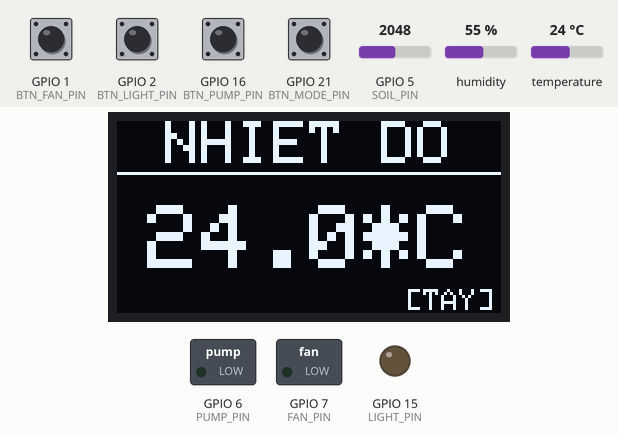
This program was run on a simulated ESP32-S3. Parts: 128×64 one-colour display, switched loads named in the program (green lamp = pin HIGH), output pins drawn as LEDs (lit = HIGH). Inputs (shaded band) come from the test bench; at power-on: GPIO 1 (BTN_FAN_PIN), GPIO 2 (BTN_LIGHT_PIN), GPIO 16 (BTN_PUMP_PIN), GPIO 21 (BTN_MODE_PIN) HIGH, GPIO 5 (SOIL_PIN) = 2048, humidity 55 %, temperature 24 °C. WiFi joins after 1.5 s; servers stay silent unless stated; random numbers use the default seed unless the program sets one; no MQTT or app messages arrive unless stated; what the program prints to the serial monitor is not drawn.

Above: at 1.7 s.
1.8 s: GPIO 21 (BTN_MODE_PIN) pulled LOW for 0.15 s
At 3.4 s:
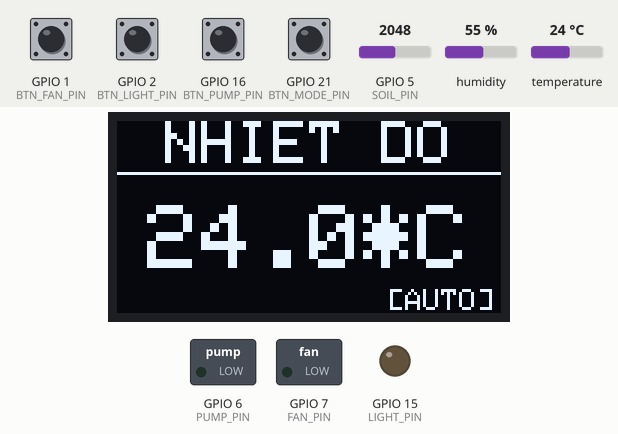
12.8 s: GPIO 21 (BTN_MODE_PIN) pulled LOW for 0.15 s
At 17.7 s:
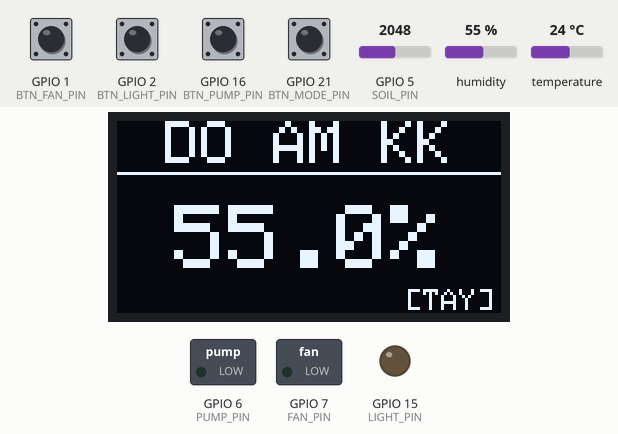
23.8 s: GPIO 1 (BTN_FAN_PIN) pulled LOW for 1 s
At 25.2 s:
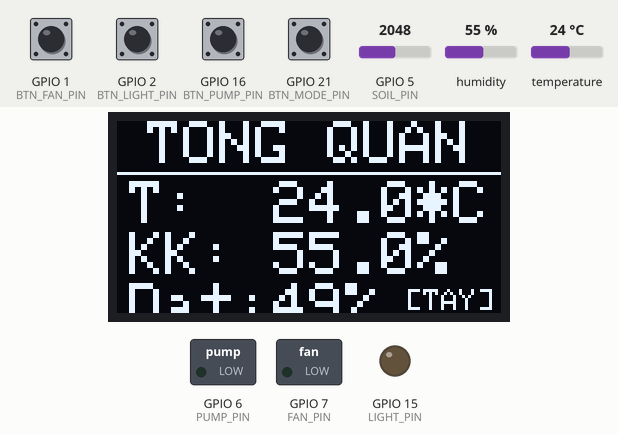
26.3 s: GPIO 2 (BTN_LIGHT_PIN) pulled LOW for 0.15 s
At 33.4 s:
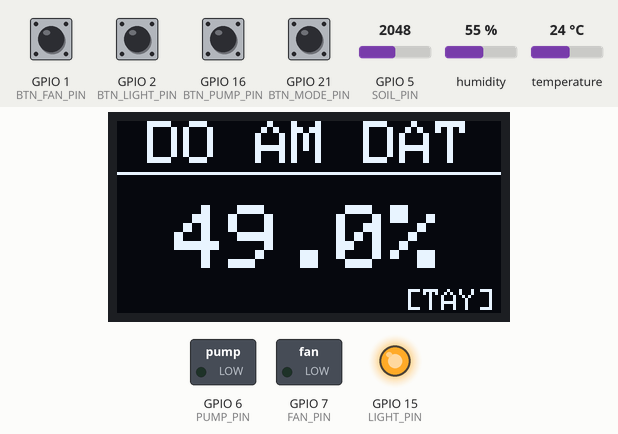
36.7 s: GPIO 16 (BTN_PUMP_PIN) pulled LOW for 0.15 s
At 37.1 s:
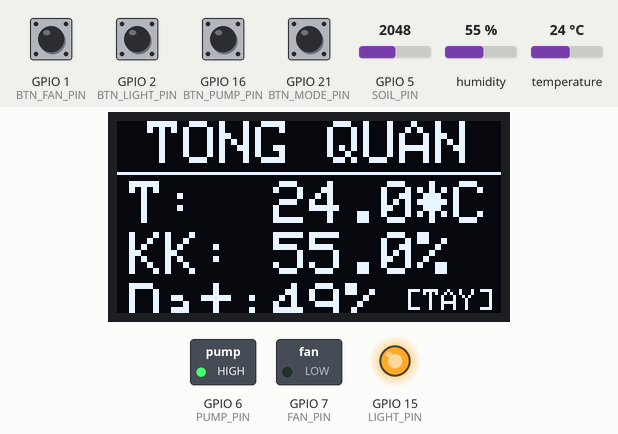
47.7 s: GPIO 1 (BTN_FAN_PIN) pulled LOW for 0.15 s
At 49.1 s:
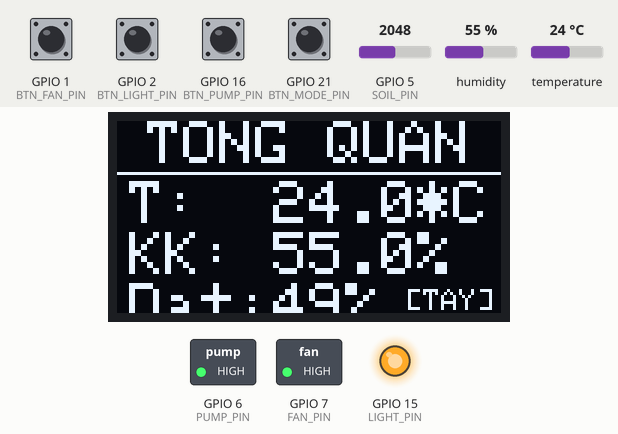
Timing chart, 0 to 50.7 s (numbered marks = the images above; inputs shaded):
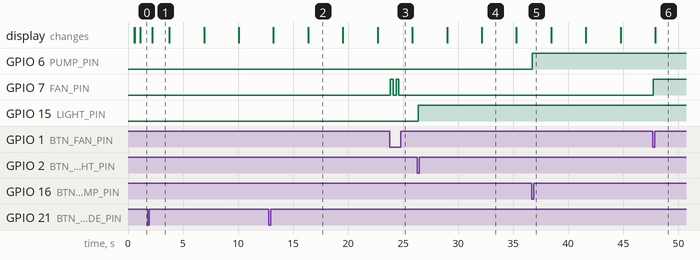

Measured:
- after the input at 23.8 s, GPIO 7 (FAN_PIN): alternates HIGH for 0.25 s and LOW for 0.27 s, 4 changes in all, then stays LOW, starting at once
- after the input at 26.3 s, GPIO 15 (LIGHT_PIN): LOW → HIGH after 0.06 s
- after the input at 36.7 s, GPIO 6 (PUMP_PIN): LOW → HIGH after 0.05 s
- after the input at 47.7 s, GPIO 7 (FAN_PIN): LOW → HIGH at once
- what the display in image 1 shows lasts 1.6 s, from 2.2 s to 3.8 s
- what the display in image 2 shows lasts 3.1 s, from 16.4 s to 19.5 s

The program:

main.cpp
```cpp
#include <Arduino.h>
#include "config.h"
#include "globals.h"
#include "relay_control.h"
#include "display_task.h"
#include "sensor_task.h"
#include "mqtt_handler.h"
#include "button_handler.h"
#include "wifi_manager.h"

SemaphoreHandle_t xMutex;
float g_temp = 0.0;
float g_hum = 0.0;
float g_soil = 0.0;
bool  g_pump_state = false;
bool  g_fan_state = false;
bool  g_light_state = false;
OperationMode g_mode = MODE_MANUAL;
unsigned long pump_off_time = 0;
bool pump_timer_active = false;

WiFiClient espClient;
PubSubClient client(espClient);

static TaskHandle_t TaskSensorHandle;
static TaskHandle_t TaskDisplayHandle;
static TaskHandle_t TaskMQTTHandle;
static TaskHandle_t TaskButtonHandle;

void setup() {
  Serial.begin(115200);
  initRelays();
  initButtons();
  initDisplay();
  initSensors();

  xMutex = xSemaphoreCreateMutex();

  // ESP32-S3 là Dual-Core, tận dụng xTaskCreatePinnedToCore
  xTaskCreatePinnedToCore(TaskSensor,  "TaskSensor",  4096, NULL, 1, &TaskSensorHandle, 1);
  xTaskCreatePinnedToCore(TaskDisplay, "TaskDisplay", 4096, NULL, 1, &TaskDisplayHandle, 1);
  xTaskCreatePinnedToCore(TaskButton,  "TaskButton",  4096, NULL, 1, &TaskButtonHandle, 1);
  xTaskCreatePinnedToCore(TaskMQTT,    "TaskMQTT",    8192, NULL, 2, &TaskMQTTHandle, 0); // Core 0 chuyên xử lý mạng
}

void loop() {
  vTaskDelay(portMAX_DELAY);
}
```

button_handler.cpp
```cpp
#include "button_handler.h"
#include "config.h"
#include "globals.h"
#include "relay_control.h"
#include "mqtt_handler.h"

static unsigned long lastPress[4] = {0, 0, 0, 0};

void initButtons() {
  pinMode(BTN_PUMP_PIN,  INPUT_PULLUP);
  pinMode(BTN_FAN_PIN,   INPUT_PULLUP);
  pinMode(BTN_LIGHT_PIN, INPUT_PULLUP);
  pinMode(BTN_MODE_PIN,  INPUT_PULLUP);
}

static bool debounce(int index) {
  unsigned long now = millis();
  if (now - lastPress[index] > DEBOUNCE_MS) {
    lastPress[index] = now;
    return true;
  }
  return false;
}

void TaskButton(void* pvParameters) {
  (void)pvParameters;
  for(;;) {
    xSemaphoreTake(xMutex, portMAX_DELAY);
    OperationMode mode = g_mode;
    xSemaphoreGive(xMutex);

    if (mode == MODE_MANUAL) {
      if (digitalRead(BTN_PUMP_PIN) == LOW && debounce(0)) {
        Serial.println("[BTN] Pump Pressed");
        togglePump();
        publishState();
      }
      if (digitalRead(BTN_FAN_PIN) == LOW && debounce(1)) {
        Serial.println("[BTN] Fan Pressed");
        toggleFan();
        publishState();
      }
      if (digitalRead(BTN_LIGHT_PIN) == LOW && debounce(2)) {
        Serial.println("[BTN] Light Pressed");
        toggleLight();
        publishState();
      }
    }

    if (digitalRead(BTN_MODE_PIN) == LOW && debounce(3)) {
      Serial.println("[BTN] Mode Pressed");
      xSemaphoreTake(xMutex, portMAX_DELAY);
      g_mode = (g_mode == MODE_MANUAL) ? MODE_SCHEDULE : MODE_MANUAL;
      xSemaphoreGive(xMutex);
      publishState();
    }

    vTaskDelay(50 / portTICK_PERIOD_MS);
  }
}
```

button_handler.h
```cpp
#ifndef BUTTON_HANDLER_H
#define BUTTON_HANDLER_H

void initButtons();
void TaskButton(void* pvParameters);

#endif
```

display_task.cpp
```cpp
#include "display_task.h"
#include "config.h"
#include "globals.h"
#include <Wire.h>
#include <Adafruit_GFX.h>
#include <Adafruit_SH110X.h>

// OLED 1.3 inch I2C - Chip SH1106 128x64
static Adafruit_SH1106G display(128, 64, &Wire, -1);

static int currentPage = 0;
static unsigned long lastPageSwitch = 0;
#define PAGE_COUNT     4
#define PAGE_INTERVAL  3000  // 3 giây đổi trang

// ===== Vẽ thanh Header =====
static void drawHeader(const char* title) {
  display.setTextSize(2);
  display.setTextColor(SH110X_WHITE);

  int16_t x1, y1;
  uint16_t w, h;
  display.getTextBounds(title, 0, 0, &x1, &y1, &w, &h);
  display.setCursor((128 - w) / 2, 0);
  display.print(title);
  display.drawLine(0, 17, 127, 17, SH110X_WHITE);
}

// ===== Hiển thị chế độ góc dưới phải =====
static void drawMode(OperationMode mode) {
  display.setTextSize(1);
  display.setTextColor(SH110X_WHITE);
  const char* modeStr = (mode == MODE_MANUAL) ? "[TAY]" : "[AUTO]";
  int16_t x1, y1;
  uint16_t w, h;
  display.getTextBounds(modeStr, 0, 0, &x1, &y1, &w, &h);
  display.setCursor(128 - w - 2, 56);
  display.print(modeStr);
}

// ===== Trang hiển thị 1 cảm biến TO =====
static void drawSensorPage(float value, const char* unit) {
  // Giá trị số TO căn giữa màn hình (size 3)
  char val[16];
  snprintf(val, sizeof(val), "%.1f%s", value, unit);
  display.setTextSize(3);
  display.setTextColor(SH110X_WHITE);
  int16_t x1, y1;
  uint16_t w, h;
  display.getTextBounds(val, 0, 0, &x1, &y1, &w, &h);
  display.setCursor((128 - w) / 2, 28);
  display.print(val);
}

// ===== Trang tổng quan (size 2, viết tắt gọn) =====
static void drawOverviewPage(float t, float h, float s) {
  display.setTextSize(2);
  display.setTextColor(SH110X_WHITE);

  char line[16];

  snprintf(line, sizeof(line), "T:  %.1f*C", t);
  display.setCursor(4, 20);
  display.print(line);

  snprintf(line, sizeof(line), "KK: %.1f%%", h);
  display.setCursor(4, 37);
  display.print(line);

  snprintf(line, sizeof(line), "Dat:%.0f%%", s);
  display.setCursor(4, 54);
  display.print(line);
}

// ===== Init =====
void initDisplay() {
  delay(500);
  Wire.begin(I2C_SDA_PIN, I2C_SCL_PIN);
  display.begin(0x3C, true);

  display.clearDisplay();
  display.setTextColor(SH110X_WHITE);

  display.setTextSize(2);
  display.setCursor(10, 15);
  display.print("SMART FARM");

  display.setTextSize(1);
  display.setCursor(18, 45);
  display.print("Dang khoi dong...");

  display.display();
}

// ===== Task hiển thị FreeRTOS =====
void TaskDisplay(void* pvParameters) {
  (void)pvParameters;
  lastPageSwitch = millis();

  for(;;) {
    if (millis() - lastPageSwitch >= PAGE_INTERVAL) {
      currentPage = (currentPage + 1) % PAGE_COUNT;
      lastPageSwitch = millis();
    }

    xSemaphoreTake(xMutex, portMAX_DELAY);
    float t = g_temp;
    float h = g_hum;
    float s = g_soil;
    OperationMode mode = g_mode;
    xSemaphoreGive(xMutex);

    display.clearDisplay();

    switch (currentPage) {
      case 0:
        drawHeader("NHIET DO");
        drawSensorPage(t, "*C");
        break;
      case 1:
        drawHeader("DO AM KK");
        drawSensorPage(h, "%");
        break;
      case 2:
        drawHeader("DO AM DAT");
        drawSensorPage(s, "%");
        break;
      case 3:
        drawHeader("TONG QUAN");
        drawOverviewPage(t, h, s);
        break;
    }

    drawMode(mode);
    display.display();
    vTaskDelay(500 / portTICK_PERIOD_MS);
  }
}
```

display_task.h
```cpp
#ifndef DISPLAY_TASK_H
#define DISPLAY_TASK_H

void initDisplay();
void TaskDisplay(void* pvParameters);

#endif
```

globals.h
```cpp
#ifndef GLOBALS_H
#define GLOBALS_H

#include <Arduino.h>
#include <WiFi.h>
#include <PubSubClient.h>

enum OperationMode { MODE_MANUAL, MODE_SCHEDULE };

extern SemaphoreHandle_t xMutex;

extern float g_temp;
extern float g_hum;
extern float g_soil;
extern bool  g_pump_state;
extern bool  g_fan_state;
extern bool  g_light_state;
extern OperationMode g_mode;

extern unsigned long pump_off_time;
extern bool pump_timer_active;

extern WiFiClient espClient;
extern PubSubClient client;

#endif
```

mqtt_handler.cpp
```cpp
#include "mqtt_handler.h"
#include "config.h"
#include "globals.h"
#include "wifi_manager.h"
#include "relay_control.h"
#include <ArduinoJson.h>

void mqtt_callback(char* topic, byte* payload, unsigned int length) {
  StaticJsonDocument<256> doc;
  if (deserializeJson(doc, payload, length)) return;

  const char* reason = doc["reason"] | "manual";
  bool isAuto = (strcmp(reason, "schedule") == 0 || strcmp(reason, "threshold") == 0);

  xSemaphoreTake(xMutex, portMAX_DELAY);
  OperationMode mode = g_mode;
  xSemaphoreGive(xMutex);

  const char* action = doc["action"];
  bool isModeChange = (strcmp(action, "mode_auto") == 0 || strcmp(action, "mode_manual") == 0);

  if (!isModeChange) {
    if (mode == MODE_MANUAL && isAuto) return;
    if (mode == MODE_SCHEDULE && !isAuto) return;
  }
  int duration = doc["duration_sec"] | 0;
  handleAction(action, duration);
  publishState();
}

void mqtt_reconnect() {
  while (!client.connected()) {
    Serial.print("Attempting MQTT connection to ");
    Serial.print(MQTT_SERVER);
    Serial.print("...");
    String clientId = "ESP32Client-";
    clientId += String(random(0xffff), HEX);
    if (client.connect(clientId.c_str())) {
      Serial.println("connected!");
      client.subscribe(TOPIC_CONTROL);
      publishState();
    } else {
      Serial.print("failed, rc=");
      Serial.print(client.state());
      Serial.println(" try again in 5 seconds");
      vTaskDelay(5000 / portTICK_PERIOD_MS);
    }
  }
}

void publishState() {
  if (!client.connected()) return;

  xSemaphoreTake(xMutex, portMAX_DELAY);
  float t = g_temp;
  float h = g_hum;
  float s = g_soil;
  bool pump  = g_pump_state;
  bool fan   = g_fan_state;
  bool light = g_light_state;
  OperationMode mode = g_mode;
  xSemaphoreGive(xMutex);

  StaticJsonDocument<300> doc;
  doc["temperature"]   = t;
  doc["air_humidity"]  = h;
  doc["soil_moisture"] = s;
  doc["pump"]  = pump;
  doc["fan"]   = fan;
  doc["light"] = light;
  doc["mode"]  = (mode == MODE_MANUAL) ? "manual" : "schedule";

  char buffer[300];
  serializeJson(doc, buffer);
  client.publish(TOPIC_DATA, buffer);
}

void initMQTT() {
  setup_wifi();
  client.setServer(MQTT_SERVER, MQTT_PORT);
  client.setCallback(mqtt_callback);
}

void TaskMQTT(void* pvParameters) {
  (void)pvParameters;
  initMQTT();

  for(;;) {
    if (!client.connected()) {
      mqtt_reconnect();
    }
    client.loop();

    xSemaphoreTake(xMutex, portMAX_DELAY);
    if (pump_timer_active && millis() > pump_off_time) {
      g_pump_state = false;
      pump_timer_active = false;
      digitalWrite(PUMP_PIN, LOW);
    }
    xSemaphoreGive(xMutex);

    vTaskDelay(20 / portTICK_PERIOD_MS);
  }
}
```

mqtt_handler.h
```cpp
#ifndef MQTT_HANDLER_H
#define MQTT_HANDLER_H

void initMQTT();
void TaskMQTT(void* pvParameters);
void publishState();

#endif
```

relay_control.cpp
```cpp
#include "relay_control.h"
#include "config.h"
#include "globals.h"

void initRelays() {
  pinMode(PUMP_PIN, OUTPUT);
  pinMode(FAN_PIN, OUTPUT);
  pinMode(LIGHT_PIN, OUTPUT);
  digitalWrite(PUMP_PIN, LOW);
  digitalWrite(FAN_PIN, LOW);
  digitalWrite(LIGHT_PIN, LOW);
}

void handleAction(const char* action, int duration) {
  xSemaphoreTake(xMutex, portMAX_DELAY);
  if (strcmp(action, "mode_manual") == 0) {
    g_mode = MODE_MANUAL;
  } else if (strcmp(action, "mode_auto") == 0) {
    g_mode = MODE_SCHEDULE;
  } else if (strcmp(action, "pump_on") == 0) {
    g_pump_state = true;
    digitalWrite(PUMP_PIN, HIGH);
    if (duration > 0) {
      pump_off_time = millis() + (duration * 1000);
      pump_timer_active = true;
    } else {
      pump_timer_active = false;
    }
  } else if (strcmp(action, "pump_off") == 0) {
    g_pump_state = false;
    pump_timer_active = false;
    digitalWrite(PUMP_PIN, LOW);
  } else if (strcmp(action, "fan_on") == 0) {
    g_fan_state = true;
    digitalWrite(FAN_PIN, HIGH);
  } else if (strcmp(action, "fan_off") == 0) {
    g_fan_state = false;
    digitalWrite(FAN_PIN, LOW);
  } else if (strcmp(action, "light_on") == 0) {
    g_light_state = true;
    digitalWrite(LIGHT_PIN, HIGH);
  } else if (strcmp(action, "light_off") == 0) {
    g_light_state = false;
    digitalWrite(LIGHT_PIN, LOW);
  }
  xSemaphoreGive(xMutex);
}

void togglePump() {
  xSemaphoreTake(xMutex, portMAX_DELAY);
  g_pump_state = !g_pump_state;
  digitalWrite(PUMP_PIN, g_pump_state ? HIGH : LOW);
  if (!g_pump_state) {
    pump_timer_active = false;
  }
  xSemaphoreGive(xMutex);
}

void toggleFan() {
  xSemaphoreTake(xMutex, portMAX_DELAY);
  g_fan_state = !g_fan_state;
  digitalWrite(FAN_PIN, g_fan_state ? HIGH : LOW);
  xSemaphoreGive(xMutex);
}

void toggleLight() {
  xSemaphoreTake(xMutex, portMAX_DELAY);
  g_light_state = !g_light_state;
  digitalWrite(LIGHT_PIN, g_light_state ? HIGH : LOW);
  xSemaphoreGive(xMutex);
}
```

relay_control.h
```cpp
#ifndef RELAY_CONTROL_H
#define RELAY_CONTROL_H

void initRelays();
void handleAction(const char* action, int duration);
void togglePump();
void toggleFan();
void toggleLight();

#endif
```

sensor_task.cpp
```cpp
#include "sensor_task.h"
#include "config.h"
#include "globals.h"
#include "mqtt_handler.h"
#include <DHT.h>
#include <ArduinoJson.h>

static DHT dht(DHTPIN, DHTTYPE);

void initSensors() {
  dht.begin();
}

void TaskSensor(void* pvParameters) {
  (void)pvParameters;
  for(;;) {
    float t = dht.readTemperature();
    float h = dht.readHumidity();
    int soil_raw = analogRead(SOIL_PIN);

    // ADC ESP32/ESP32-S3 là 12 bit (0-4095)
    int soil_mapped = map(soil_raw, 4095, 0, 0, 100);
    soil_mapped = constrain(soil_mapped, 0, 100);

    Serial.printf("Soil Raw: %d -> Mapped: %d%%\n", soil_raw, soil_mapped);

    xSemaphoreTake(xMutex, portMAX_DELAY);
    // Chỉ cập nhật nhiệt độ/độ ẩm nếu đọc thành công, tránh bị đè NaN
    if (!isnan(t)) g_temp = t;
    if (!isnan(h)) g_hum = h;
    g_soil = soil_mapped;

    // Copy ra biến local để publish
    float pub_t = g_temp;
    float pub_h = g_hum;
    float pub_s = g_soil;
    bool pump = g_pump_state;
    bool fan  = g_fan_state;
    bool light = g_light_state;
    OperationMode mode = g_mode;
    xSemaphoreGive(xMutex);

    if (client.connected()) {
      StaticJsonDocument<300> doc;
      doc["temperature"] = pub_t;
      doc["air_humidity"] = pub_h;
      doc["soil_moisture"] = pub_s;
      doc["pump"]  = pump;
      doc["fan"]   = fan;
      doc["light"] = light;
      doc["mode"]  = (mode == MODE_MANUAL) ? "manual" : "schedule";

      char buffer[300];
      serializeJson(doc, buffer);
      client.publish(TOPIC_DATA, buffer);
    }

    vTaskDelay(5000 / portTICK_PERIOD_MS);
  }
}
```

sensor_task.h
```cpp
#ifndef SENSOR_TASK_H
#define SENSOR_TASK_H

void initSensors();
void TaskSensor(void* pvParameters);

#endif
```

wifi_manager.cpp
```cpp
#include "wifi_manager.h"
#include "config.h"
#include <WiFi.h>

void setup_wifi() {
  delay(10);
  Serial.print("Connecting to ");
  Serial.println(WIFI_SSID);
  WiFi.begin(WIFI_SSID, WIFI_PASSWORD);
  while (WiFi.status() != WL_CONNECTED) {
    delay(500);
    Serial.print(".");
  }
  Serial.println("\nWiFi connected");
}
```

wifi_manager.h
```cpp
#ifndef WIFI_MANAGER_H
#define WIFI_MANAGER_H

void setup_wifi();

#endif
```

config.h
```cpp
#ifndef CONFIG_H
#define CONFIG_H

const char* const WIFI_SSID     = "TP-Link_B30E";
const char* const WIFI_PASSWORD = "78533554";

const char* const MQTT_SERVER    = "192.168.0.102";
const int         MQTT_PORT      = 1883;
const char* const TOPIC_DATA     = "esp8266/data";
const char* const TOPIC_CONTROL  = "esp8266/control";

// Chân cấu hình cho ESP32-S3
#define DHTPIN    4
#define DHTTYPE   DHT11
#define SOIL_PIN  5 // Analog ADC1_CH4
#define PUMP_PIN  6
#define FAN_PIN   7
#define LIGHT_PIN 15

// Các nút nhấn (ESP32-S3 thoải mái chân, dùng pull-up nội)
#define BTN_PUMP_PIN  16
#define BTN_FAN_PIN   1
#define BTN_LIGHT_PIN 2
#define BTN_MODE_PIN  21

// I2C cho OLED 1.3 inch (SH1106)
#define I2C_SDA_PIN   8
#define I2C_SCL_PIN   9
#define OLED_ADDRESS  0x3C

#define DEBOUNCE_MS  250

#endif
```
